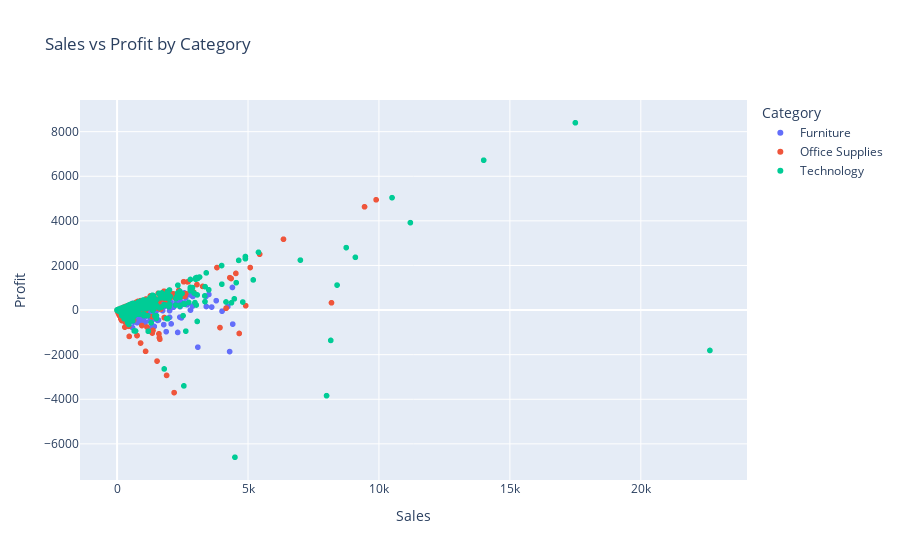

Notebook code for this chart:
### Markdown cell above
From the dataset, we know that the category with the highest average profit is Technology. Followed by Office Supplies and Furniture as the category with the lowest average profitability.

### Code cell
flg = px.scatter(df, x='Sales', y='Profit', color='Category', title='Sales vs Profit by Category')
flg.show()

### Figure 1 — Plotly figure (JSON) as saved in the notebook; plotly's stock layout.template omitted (floating-point values rounded to 4 significant figures; data arrays with more than 128 entries replaced by an {"elided": "..."} marker saying what was removed)
{"data": [{"hovertemplate": "Category=Furniture<br>Sales=%{x}<br>Profit=%{y}<extra></extra>", "legendgroup": "Furniture", "marker": {"color": "#636efa", "symbol": "circle"}, "mode": "markers", "name": "Furniture", "showlegend": true, "type": "scattergl", "x": {"elided": "2121 float values"}, "xaxis": "x", "y": {"elided": "2121 float values"}, "yaxis": "y"}, {"hovertemplate": "Category=Office Supplies<br>Sales=%{x}<br>Profit=%{y}<extra></extra>", "legendgroup": "Office Supplies", "marker": {"color": "#EF553B", "symbol": "circle"}, "mode": "markers", "name": "Office Supplies", "showlegend": true, "type": "scattergl", "x": {"elided": "6026 float values"}, "xaxis": "x", "y": {"elided": "6026 float values"}, "yaxis": "y"}, {"hovertemplate": "Category=Technology<br>Sales=%{x}<br>Profit=%{y}<extra></extra>", "legendgroup": "Technology", "marker": {"color": "#00cc96", "symbol": "circle"}, "mode": "markers", "name": "Technology", "showlegend": true, "type": "scattergl", "x": {"elided": "1847 float values"}, "xaxis": "x", "y": {"elided": "1847 float values"}, "yaxis": "y"}], "layout": {"legend": {"title": {"text": "Category"}, "tracegroupgap": 0}, "title": {"text": "Sales vs Profit by Category"}, "xaxis": {"anchor": "y", "domain": [0, 1], "title": {"text": "Sales"}}, "yaxis": {"anchor": "x", "domain": [0, 1], "title": {"text": "Profit"}}}}
